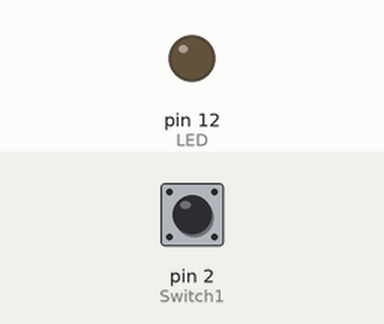
This sketch was run on a simulated Arduino Uno, built with avr-gcc and run on an emulated ATmega328P. Parts: output pins drawn as LEDs (lit = HIGH). The inputs (shaded band) are chosen by the test bench; at power-on: pin 2 (Switch1) LOW.

Above: at 1.2 s.
1.3 s: pin 2 (Switch1) pulled HIGH for 0.15 s
At 1.37 s:
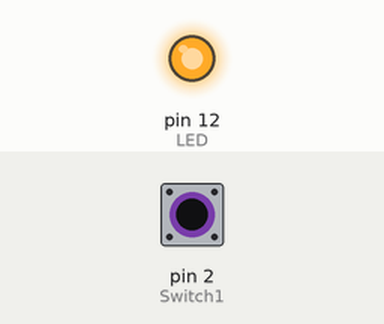
2.9 s: pin 2 (Switch1) pulled HIGH for 3.2 s
At 6.8 s:
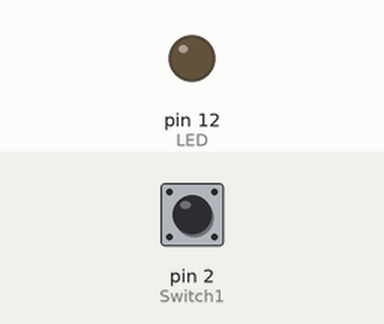
Timing chart, 0 to 8.3 s (numbered marks = the images above; inputs shaded):
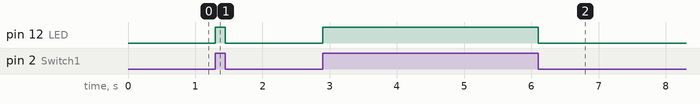

Measured:
- after the input at 1.3 s, pin 12 (LED): LOW → HIGH at once, → LOW 0.15 s later
- after the input at 2.9 s, pin 12 (LED): LOW → HIGH at once, → LOW 3.2 s later

The sketch:

lostInSpace_3.ino
```cpp
int Switch1 = 2;
int LED = 12;

void setup() {
  pinMode(LED, OUTPUT);
  pinMode(Switch1, INPUT);
}

void loop() {
  if (digitalRead(Switch1) == 1){
    digitalWrite(LED, HIGH); // 5V
  }
  else {
    digitalWrite(LED, LOW); // ground
  }
}
```
